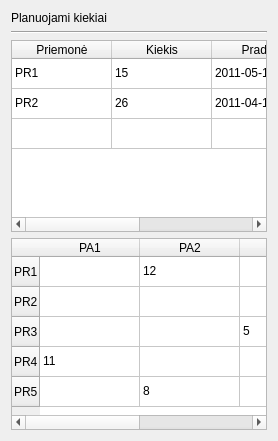
             <widget class="QWidget" name="planai_Tab">
              <attribute name="title">
               <string>Planuojami kiekiai</string>
              </attribute>
              <layout class="QVBoxLayout" name="verticalLayout_7">
               <item>
                <widget class="QLabel" name="label_6">
                 <property name="text">
                  <string>Planuojami kiekiai</string>
                 </property>
                </widget>
               </item>
               <item>
                <widget class="Line" name="line_8">
                 <property name="orientation">
                  <enum>Qt::Horizontal</enum>
                 </property>
                </widget>
               </item>
               <item>
                <widget class="QTableWidget" name="tableWidget_6">
                 <attribute name="verticalHeaderVisible">
                  <bool>false</bool>
                 </attribute>
                 <row>
                  <property name="text">
                   <string>PR1</string>
                  </property>
                 </row>
                 <row>
                  <property name="text">
                   <string>PR5</string>
                  </property>
                 </row>
                 <row>
                  <property name="text">
                   <string/>
                  </property>
                 </row>
                 <column>
                  <property name="text">
                   <string>Priemonė</string>
                  </property>
                 </column>
                 <column>
                  <property name="text">
                   <string>Kiekis</string>
                  </property>
                 </column>
                 <column>
                  <property name="text">
                   <string>Pradžia</string>
                  </property>
                 </column>
                 <column>
                  <property name="text">
                   <string>Pabaiga</string>
                  </property>
                 </column>
                 <item row="0" column="0">
                  <property name="text">
                   <string>PR1</string>
                  </property>
                 </item>
                 <item row="0" column="1">
                  <property name="text">
                   <string>15</string>
                  </property>
                 </item>
                 <item row="0" column="2">
                  <property name="text">
                   <string>2011-05-12</string>
                  </property>
                 </item>
                 <item row="0" column="3">
                  <property name="text">
                   <string>2011-06-25</string>
                  </property>
                 </item>
                 <item row="1" column="0">
                  <property name="text">
                   <string>PR2</string>
                  </property>
                 </item>
                 <item row="1" column="1">
                  <property name="text">
                   <string>26</string>
                  </property>
                 </item>
                 <item row="1" column="2">
                  <property name="text">
                   <string>2011-04-15</string>
                  </property>
                 </item>
                 <item row="1" column="3">
                  <property name="text">
                   <string>2011-06-25</string>
                  </property>
                 </item>
                </widget>
               </item>
               <item>
                <widget class="QTableWidget" name="tableWidget_8">
                 <row>
                  <property name="text">
                   <string>PR1</string>
                  </property>
                 </row>
                 <row>
                  <property name="text">
                   <string>PR2</string>
                  </property>
                 </row>
                 <row>
                  <property name="text">
                   <string>PR3</string>
                  </property>
                 </row>
                 <row>
                  <property name="text">
                   <string>PR4</string>
                  </property>
                 </row>
                 <row>
                  <property name="text">
                   <string>PR5</string>
                  </property>
                 </row>
                 <column>
                  <property name="text">
                   <string>PA1</string>
                  </property>
                 </column>
                 <column>
                  <property name="text">
                   <string>PA2</string>
                  </property>
                 </column>
                 <column>
                  <property name="text">
                   <string>PA3</string>
                  </property>
                 </column>
                 <column>
                  <property name="text">
                   <string>PA4</string>
                  </property>
                 </column>
                 <item row="0" column="1">
                  <property name="text">
                   <string>12</string>
                  </property>
                 </item>
                 <item row="1" column="3">
                  <property name="text">
                   <string>15</string>
                  </property>
                 </item>
                 <item row="2" column="2">
                  <property name="text">
                   <string>5</string>
                  </property>
                 </item>
                 <item row="3" column="0">
                  <property name="text">
                   <string>11</string>
                  </property>
                 </item>
                 <item row="3" column="3">
                  <property name="text">
                   <string>3</string>
                  </property>
                 </item>
                 <item row="4" column="1">
                  <property name="text">
                   <string>8</string>
                  </property>
                 </item>
                </widget>
               </item>
              </layout>
             </widget>
